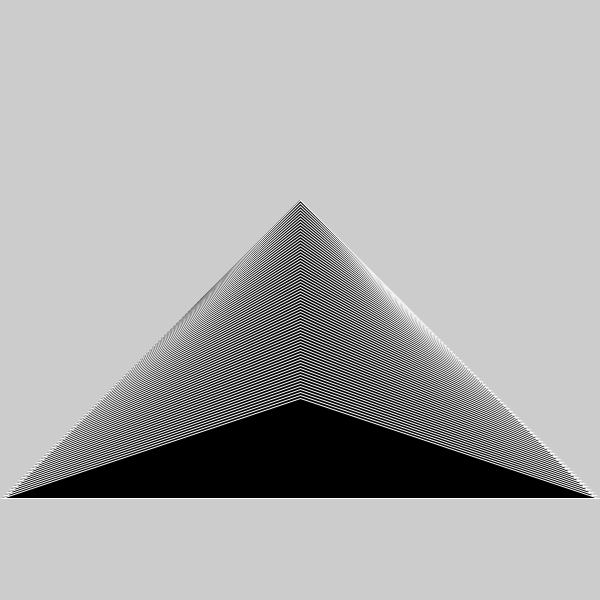
Frame 1 (no input)
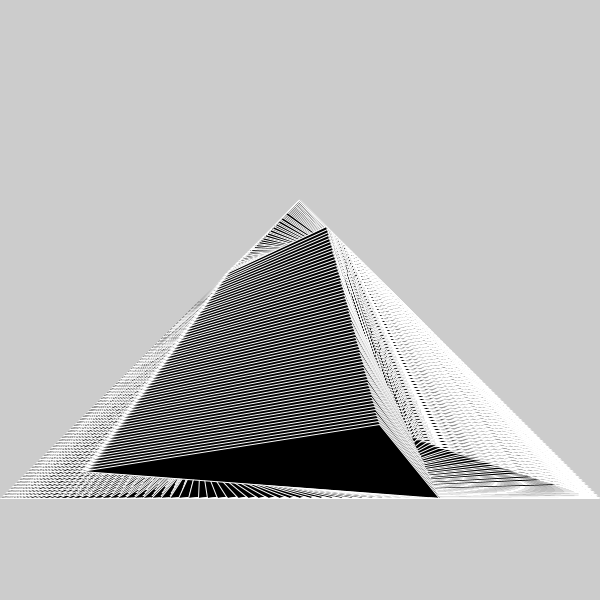
Frame 60 (the mouse pressed at the canvas centre just before this capture)
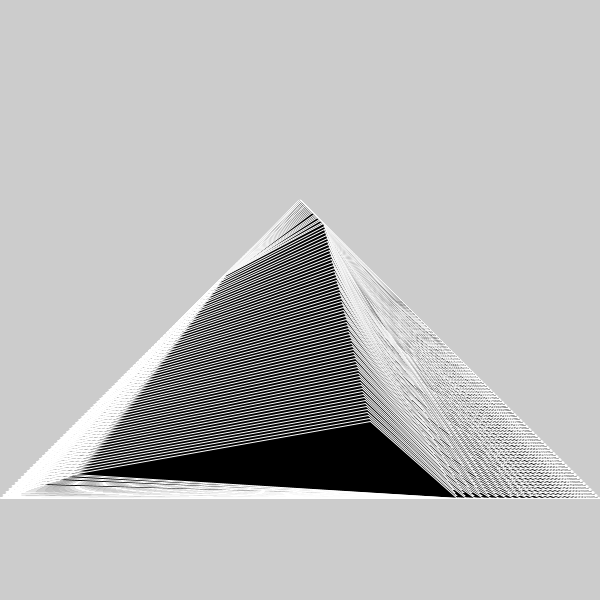
Frame 120 (the mouse held since frame 60 and released just before this capture)

The Processing sketch that drew these frames (run headless with seeded random() and noise(); from frame 60 on, the mouse is pressed at the canvas centre):

// Processing sketch: pyr_fail
// ── pyr_fail.pde
void setup(){
  size(600,600);
}
float s= 0;
float c =0;
float t=0;
void draw(){
  clear();
  stroke(255);
  fill(0);
  translate(300,200);
  c = cos(radians(t));
  s=sin(radians(t))*sin(radians(t));
  for (int i=0;i<200;i+=3){
    triangle(0-(100+i)*s,i+100*s,    100+i-(100+i)*s,100+i-100*s,    -100-i+(200+i+i)*s,100+i);
  }
  t++;
}
